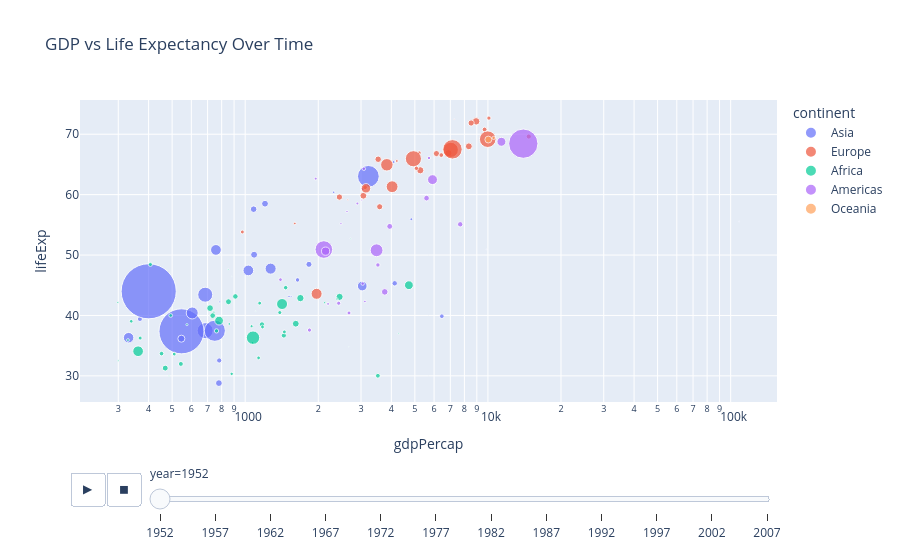

Here is the notebook cell this chart was saved with:
### Markdown cell above
---
## 📝 Task 8 — Interactive Charts with Plotly Express

### Background
Plotly Express (imported as `px`) creates fully interactive charts in one or two lines. Charts support hover info, zoom, and filtering by legend clicks out of the box.

### 🎯 Your Task
Use the **built-in `gapminder` dataset** (`px.data.gapminder()`) to create:

**Part A — Animated Scatter Plot:**  
Plot `gdpPercap` (x, log scale) vs `lifeExp` (y), with:
- Bubble size = `pop`
- Color = `continent`
- Animation frame = `year`
- Title: "GDP vs Life Expectancy Over Time"

**Part B — Bar Chart (2007 snapshot):**  
Filter for `year == 2007` and `continent == 'Asia'`. Plot a bar chart of `country` vs `lifeExp`, sorted descending. Title: "Life Expectancy in Asia (2007)".

> 💡 **Hint for Part A:** `px.scatter(..., animation_frame='year', log_x=True, size='pop', size_max=60)`  
> 💡 **Hint for Part B:** Use `df.sort_values('lifeExp', ascending=False)` before plotting.

### Code cell
import plotly.express as px

gapminder = px.data.gapminder()

# YOUR CODE HERE — Part A: Animated scatter plot
fig = px.scatter(
    gapminder,
    x="gdpPercap",
    y="lifeExp",
    size="pop",
    color="continent",
    animation_frame="year",
    log_x=True,
    size_max=60,
    title="GDP vs Life Expectancy Over Time"
)

fig.show()

### Figure 1 — Plotly figure (JSON) as saved in the notebook; plotly's stock layout.template omitted (floating-point values rounded to 4 significant figures)
{"data": [{"hovertemplate": "continent=Asia<br>year=1952<br>gdpPercap=%{x}<br>lifeExp=%{y}<br>pop=%{marker.size}<extra></extra>", "legendgroup": "Asia", "marker": {"color": "#636efa", "size": [8425333, 120447, 46886859, 4693836, 556263527, 2125900, 372000000, 82052000, 17272000, 5441766, 1620914, 86459025, 607914, 8865488, 20947571, 160000, 1439529, 6748378, 800663, 20092996, 9182536, 507833, 41346560, 22438691, 4005677, 1127000, 7982342, 3661549, 8550362, 21289402, 26246839, 1030585, 4963829], "sizemode": "area", "sizeref": 366300.0, "symbol": "circle"}, "mode": "markers", "name": "Asia", "orientation": "v", "showlegend": true, "type": "scatter", "x": [779.4, 9867.0, 684.2, 368.5, 400.4, 3054.0, 546.6, 749.7, 3035.0, 4130.0, 4087.0, 3217.0, 1547.0, 1088.0, 1031.0, 108400.0, 4835.0, 1831.0, 786.6, 331.0, 545.9, 1828.0, 684.6, 1273.0, 6460.0, 2315.0, 1084.0, 1643.0, 1207.0, 757.8, 605.1, 1516.0, 781.7], "xaxis": "x", "y": [28.8, 50.94, 37.48, 39.42, 44.0, 60.96, 37.37, 37.47, 44.87, 45.32, 65.39, 63.03, 43.16, 50.06, 47.45, 55.56, 55.93, 48.46, 42.24, 36.32, 36.16, 37.58, 43.44, 47.75, 39.88, 60.4, 57.59, 45.88, 58.5, 50.85, 40.41, 43.16, 32.55], "yaxis": "y"}, {"hovertemplate": "continent=Europe<br>year=1952<br>gdpPercap=%{x}<br>lifeExp=%{y}<br>pop=%{marker.size}<extra></extra>", "legendgroup": "Europe", "marker": {"color": "#EF553B", "size": [1282697, 6927772, 8730405, 2791000, 7274900, 3882229, 9125183, 4334000, 4090500, 42459667, 69145952, 7733250, 9504000, 147962, 2952156, 47666000, 413834, 10381988, 3327728, 25730551, 8526050, 16630000, 6860147, 3558137, 1489518, 28549870, 7124673, 4815000, 22235677, 50430000], "sizemode": "area", "sizeref": 366300.0, "symbol": "circle"}, "mode": "markers", "name": "Europe", "orientation": "v", "showlegend": true, "type": "scatter", "x": [1601.0, 6137.0, 8343.0, 973.5, 2444.0, 3119.0, 6876.0, 9692.0, 6425.0, 7030.0, 7144.0, 3531.0, 5264.0, 7268.0, 5210.0, 4931.0, 2648.0, 8942.0, 10100.0, 4029.0, 3068.0, 3145.0, 3581.0, 5075.0, 4215.0, 3834.0, 8528.0, 14730.0, 1969.0, 9980.0], "xaxis": "x", "y": [55.23, 66.8, 68.0, 53.82, 59.6, 61.21, 66.87, 70.78, 66.55, 67.41, 67.5, 65.86, 64.03, 72.49, 66.91, 65.94, 59.16, 72.13, 72.67, 61.31, 59.82, 61.05, 58.0, 64.36, 65.57, 64.94, 71.86, 69.62, 43.59, 69.18], "yaxis": "y"}, {"hovertemplate": "continent=Africa<br>year=1952<br>gdpPercap=%{x}<br>lifeExp=%{y}<br>pop=%{marker.size}<extra></extra>", "legendgroup": "Africa", "marker": {"color": "#00cc96", "size": [9279525, 4232095, 1738315, 442308, 4469979, 2445618, 5009067, 1291695, 2682462, 153936, 14100005, 854885, 2977019, 63149, 22223309, 216964, 1438760, 20860941, 420702, 284320, 5581001, 2664249, 580653, 6464046, 748747, 863308, 1019729, 4762912, 2917802, 3838168, 1022556, 516556, 9939217, 6446316, 485831, 3379468, 33119096, 257700, 2534927, 60011, 2755589, 2143249, 2526994, 14264935, 8504667, 290243, 8322925, 1219113, 3647735, 5824797, 2672000, 3080907], "sizemode": "area", "sizeref": 366300.0, "symbol": "circle"}, "mode": "markers", "name": "Africa", "orientation": "v", "showlegend": true, "type": "scatter", "x": [2449.0, 3521.0, 1063.0, 851.2, 543.3, 339.3, 1173.0, 1071.0, 1179.0, 1103.0, 780.5, 2126.0, 1389.0, 2670.0, 1419.0, 375.6, 328.9, 362.1, 4293.0, 485.2, 911.3, 510.2, 299.9, 853.5, 298.8, 575.6, 2388.0, 1443.0, 369.2, 452.3, 743.1, 1968.0, 1688.0, 468.5, 2424.0, 761.9, 1077.0, 2719.0, 493.3, 879.6, 1450.0, 879.8, 1136.0, 4725.0, 1616.0, 1148.0, 716.7, 859.8, 1468.0, 734.8, 1147.0, 406.9], "xaxis": "x", "y": [43.08, 30.02, 38.22, 47.62, 31.98, 39.03, 38.52, 35.46, 38.09, 40.72, 39.14, 42.11, 40.48, 34.81, 41.89, 34.48, 35.93, 34.08, 37.0, 30.0, 43.15, 33.61, 32.5, 42.27, 42.14, 38.48, 42.72, 36.68, 36.26, 33.69, 40.54, 50.99, 42.87, 31.29, 41.73, 37.44, 36.32, 52.72, 40.0, 46.47, 37.28, 30.33, 32.98, 45.01, 38.63, 41.41, 41.22, 38.6, 44.6, 39.98, 42.04, 48.45], "yaxis": "y"}, {"hovertemplate": "continent=Americas<br>year=1952<br>gdpPercap=%{x}<br>lifeExp=%{y}<br>pop=%{marker.size}<extra></extra>", "legendgroup": "Americas", "marker": {"color": "#ab63fa", "size": [17876956, 2883315, 56602560, 14785584, 6377619, 12350771, 926317, 6007797, 2491346, 3548753, 2042865, 3146381, 3201488, 1517453, 1426095, 30144317, 1165790, 940080, 1555876, 8025700, 2227000, 662850, 157553000, 2252965, 5439568], "sizemode": "area", "sizeref": 366300.0, "symbol": "circle"}, "mode": "markers", "name": "Americas", "orientation": "v", "showlegend": true, "type": "scatter", "x": [5911.0, 2677.0, 2109.0, 11370.0, 3940.0, 2144.0, 2627.0, 5587.0, 1398.0, 3522.0, 3048.0, 2428.0, 1840.0, 2195.0, 2899.0, 3478.0, 3112.0, 2480.0, 1952.0, 3759.0, 3082.0, 3023.0, 13990.0, 5717.0, 7690.0], "xaxis": "x", "y": [62.48, 40.41, 50.92, 68.75, 54.74, 50.64, 57.21, 59.42, 45.93, 48.36, 45.26, 42.02, 37.58, 41.91, 58.53, 50.79, 42.31, 55.19, 62.65, 43.9, 64.28, 59.1, 68.44, 66.07, 55.09], "yaxis": "y"}, {"hovertemplate": "continent=Oceania<br>year=1952<br>gdpPercap=%{x}<br>lifeExp=%{y}<br>pop=%{marker.size}<extra></extra>", "legendgroup": "Oceania", "marker": {"color": "#FFA15A", "size": [8691212, 1994794], "sizemode": "area", "sizeref": 366300.0, "symbol": "circle"}, "mode": "markers", "name": "Oceania", "orientation": "v", "showlegend": true, "type": "scatter", "x": [10040.0, 10560.0], "xaxis": "x", "y": [69.12, 69.39], "yaxis": "y"}], "layout": {"legend": {"itemsizing": "constant", "title": {"text": "continent"}, "tracegroupgap": 0}, "sliders": [{"active": 0, "currentvalue": {"prefix": "year="}, "len": 0.9, "pad": {"b": 10, "t": 60}, "steps": [{"args": [["1952"], {"frame": {"duration": 0, "redraw": false}, "fromcurrent": true, "mode": "immediate", "transition": {"duration": 0, "easing": "linear"}}], "label": "1952", "method": "animate"}, {"args": [["1957"], {"frame": {"duration": 0, "redraw": false}, "fromcurrent": true, "mode": "immediate", "transition": {"duration": 0, "easing": "linear"}}], "label": "1957", "method": "animate"}, {"args": [["1962"], {"frame": {"duration": 0, "redraw": false}, "fromcurrent": true, "mode": "immediate", "transition": {"duration": 0, "easing": "linear"}}], "label": "1962", "method": "animate"}, {"args": [["1967"], {"frame": {"duration": 0, "redraw": false}, "fromcurrent": true, "mode": "immediate", "transition": {"duration": 0, "easing": "linear"}}], "label": "1967", "method": "animate"}, {"args": [["1972"], {"frame": {"duration": 0, "redraw": false}, "fromcurrent": true, "mode": "immediate", "transition": {"duration": 0, "easing": "linear"}}], "label": "1972", "method": "animate"}, {"args": [["1977"], {"frame": {"duration": 0, "redraw": false}, "fromcurrent": true, "mode": "immediate", "transition": {"duration": 0, "easing": "linear"}}], "label": "1977", "method": "animate"}, {"args": [["1982"], {"frame": {"duration": 0, "redraw": false}, "fromcurrent": true, "mode": "immediate", "transition": {"duration": 0, "easing": "linear"}}], "label": "1982", "method": "animate"}, {"args": [["1987"], {"frame": {"duration": 0, "redraw": false}, "fromcurrent": true, "mode": "immediate", "transition": {"duration": 0, "easing": "linear"}}], "label": "1987", "method": "animate"}, {"args": [["1992"], {"frame": {"duration": 0, "redraw": false}, "fromcurrent": true, "mode": "immediate", "transition": {"duration": 0, "easing": "linear"}}], "label": "1992", "method": "animate"}, {"args": [["1997"], {"frame": {"duration": 0, "redraw": false}, "fromcurrent": true, "mode": "immediate", "transition": {"duration": 0, "easing": "linear"}}], "label": "1997", "method": "animate"}, {"args": [["2002"], {"frame": {"duration": 0, "redraw": false}, "fromcurrent": true, "mode": "immediate", "transition": {"duration": 0, "easing": "linear"}}], "label": "2002", "method": "animate"}, {"args": [["2007"], {"frame": {"duration": 0, "redraw": false}, "fromcurrent": true, "mode": "immediate", "transition": {"duration": 0, "easing": "linear"}}], "label": "2007", "method": "animate"}], "x": 0.1, "xanchor": "left", "y": 0, "yanchor": "top"}], "title": {"text": "GDP vs Life Expectancy Over Time"}, "updatemenus": [{"buttons": [{"args": [null, {"frame": {"duration": 500, "redraw": false}, "fromcurrent": true, "mode": "immediate", "transition": {"duration": 500, "easing": "linear"}}], "label": "&#9654;", "method": "animate"}, {"args": [[null], {"frame": {"duration": 0, "redraw": false}, "fromcurrent": true, "mode": "immediate", "transition": {"duration": 0, "easing": "linear"}}], "label": "&#9724;", "method": "animate"}], "direction": "left", "pad": {"r": 10, "t": 70}, "showactive": false, "type": "buttons", "x": 0.1, "xanchor": "right", "y": 0, "yanchor": "top"}], "xaxis": {"anchor": "y", "domain": [0, 1], "title": {"text": "gdpPercap"}, "type": "log"}, "yaxis": {"anchor": "x", "domain": [0, 1], "title": {"text": "lifeExp"}}}}
